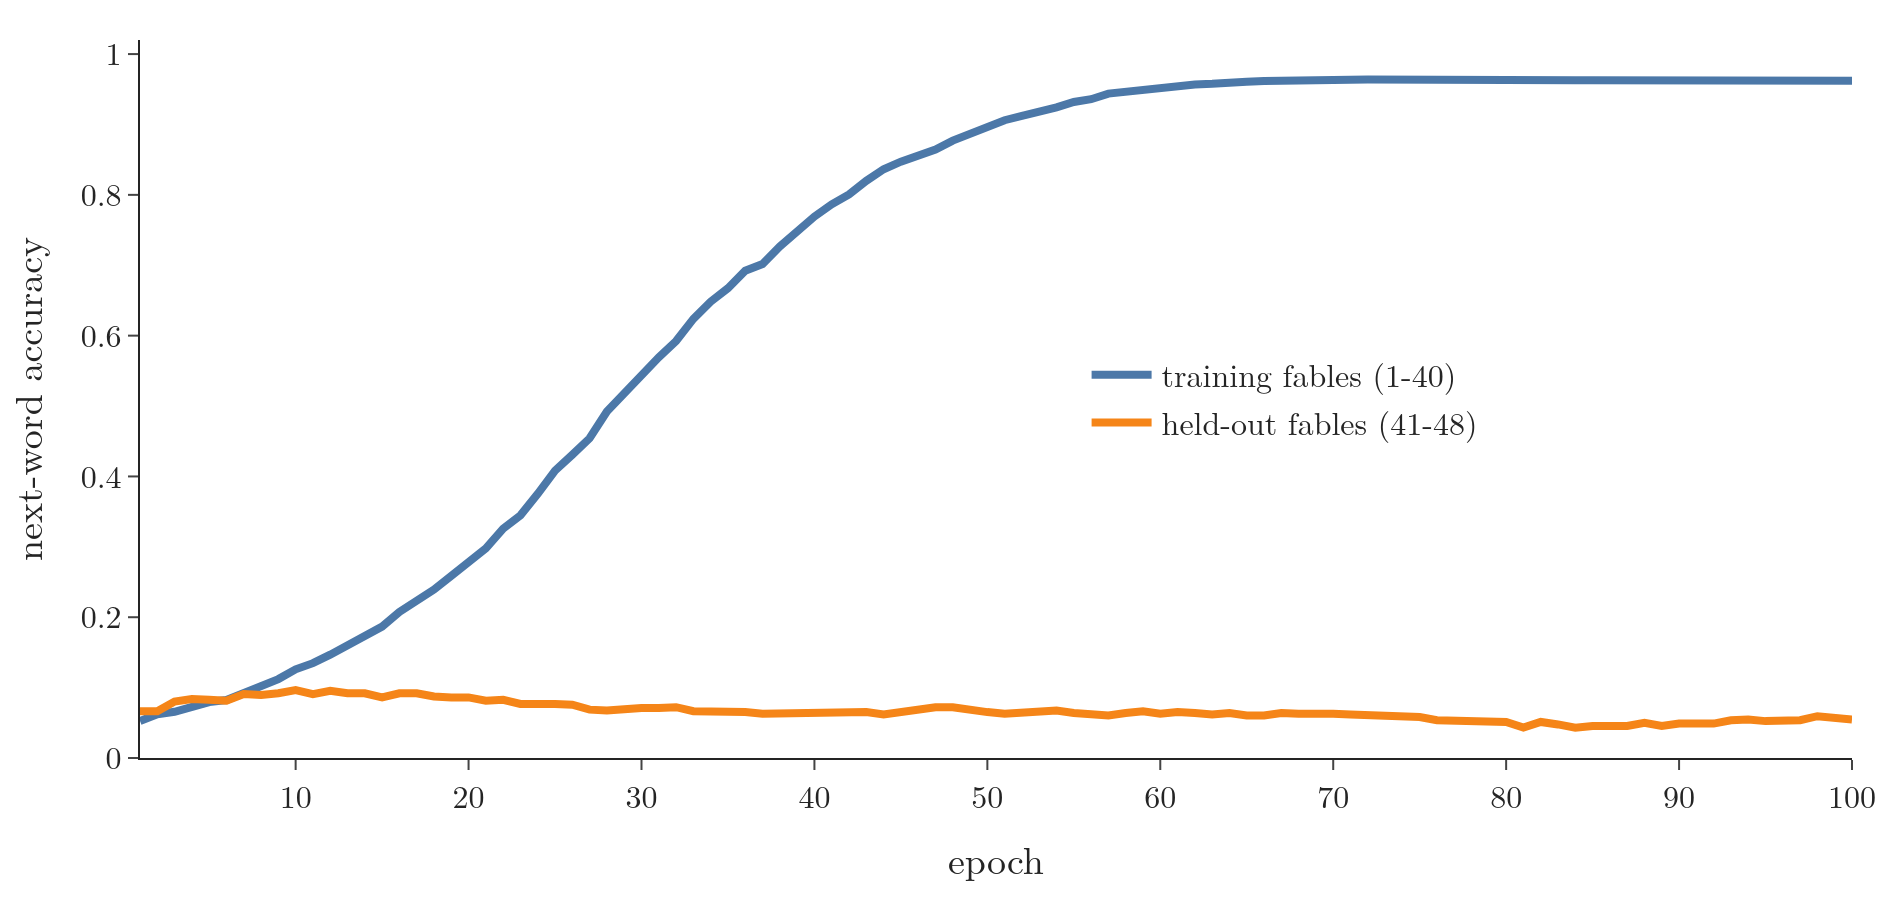

The script that drew this image:
"""Training and validation accuracy of the next-word LSTM over 100 epochs (Plotly)."""
from pathlib import Path
import pandas as pd
import plotly.graph_objects as go
from common import BLUE, ORANGE, FONT

here = Path(__file__).parent
h = pd.read_csv(here.parent / "data" / "history.csv")
fig = go.Figure()
fig.add_trace(go.Scatter(x=h.epoch, y=h.accuracy, name="training fables (1-40)", line=dict(color=BLUE, width=4)))
fig.add_trace(go.Scatter(x=h.epoch, y=h.val_accuracy, name="held-out fables (41-48)", line=dict(color=ORANGE, width=4)))
fig.update_layout(template="simple_white", width=950, height=450, font=FONT, xaxis=dict(title="epoch"),
                  yaxis=dict(title="next-word accuracy", range=[0, 1.02]),
                  legend=dict(x=0.55, y=0.5, bgcolor="rgba(255,255,255,0.8)"), margin=dict(l=70, r=20, t=20, b=60))
fig.write_image(here / "accuracy_curves.png", scale=2)
fig.write_image(here / "accuracy_curves.pdf")
